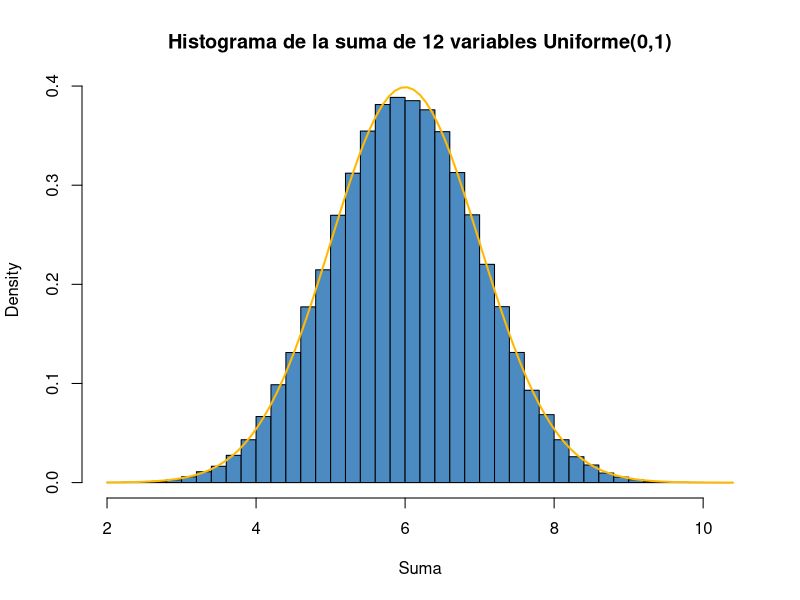

Generate this figure with R:
## ---- chunk 1
set.seed(1)
n_repeticiones <- 100000
n_terminos <- 12

# Cada fila: 12 números uniformes en (0,1); sumamos cada fila
sumas <- replicate(n_repeticiones, sum(runif(n_terminos)))

c(media_simulada = mean(sumas), media_teorica = n_terminos * 0.5)
c(var_simulada = var(sumas), var_teorica = n_terminos * (1/12))
## ---- chunk 2
#| label: fig-suma-uniformes
#| fig-cap: "La suma de 12 uniformes ya es prácticamente normal"
hist(sumas, breaks = 50, probability = TRUE, col = "#4B8BC2",
     main = "Histograma de la suma de 12 variables Uniforme(0,1)",
     xlab = "Suma")
curve(dnorm(x, mean = 6, sd = 1), add = TRUE, col = "#FFB903", lwd = 2)
## ---- chunk 3
mu_X <- 20; sigma_X <- 3

# Parametros teoricos de Y = 1.8X + 32
mu_Y <- 1.8 * mu_X + 32
sigma_Y <- 1.8 * sigma_X

c(mu_Y = mu_Y, sigma_Y = sigma_Y)
## ---- chunk 4
# Verificacion por simulacion
set.seed(2)
X_sim <- rnorm(200000, mu_X, sigma_X)
Y_sim <- 1.8 * X_sim + 32

c(media_simulada = mean(Y_sim), sd_simulada = sd(Y_sim))
## ---- chunk 5
# ¿Cuál es la probabilidad de que la temperatura exceda 75°F?
1 - pnorm(75, mu_Y, sigma_Y)

# Verificacion: exactamente la misma pregunta, resuelta desde la escala Celsius
# 75°F equivale a (75-32)/1.8 °C
celsius_equivalente <- (75 - 32) / 1.8
1 - pnorm(celsius_equivalente, mu_X, sigma_X)
